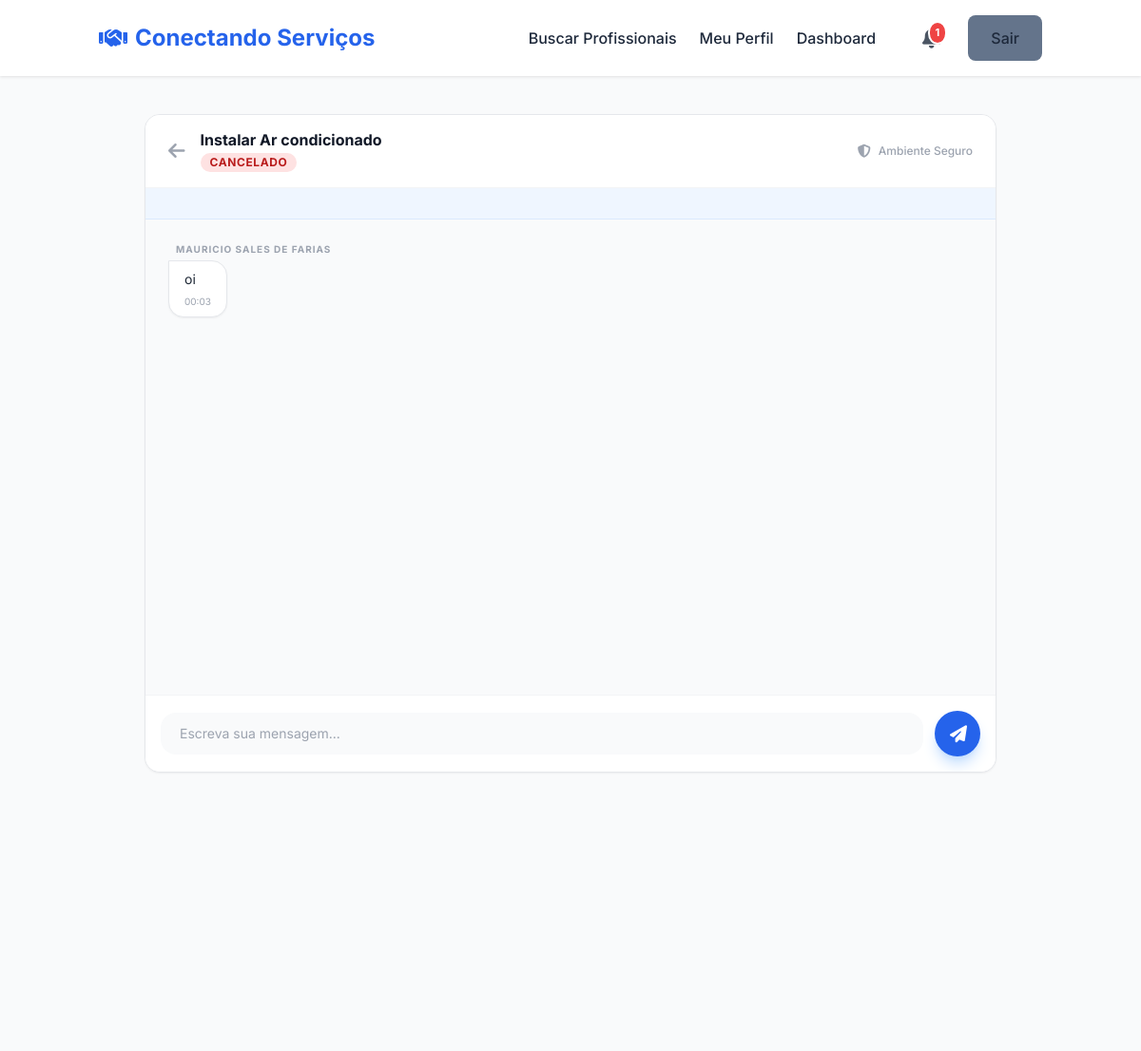
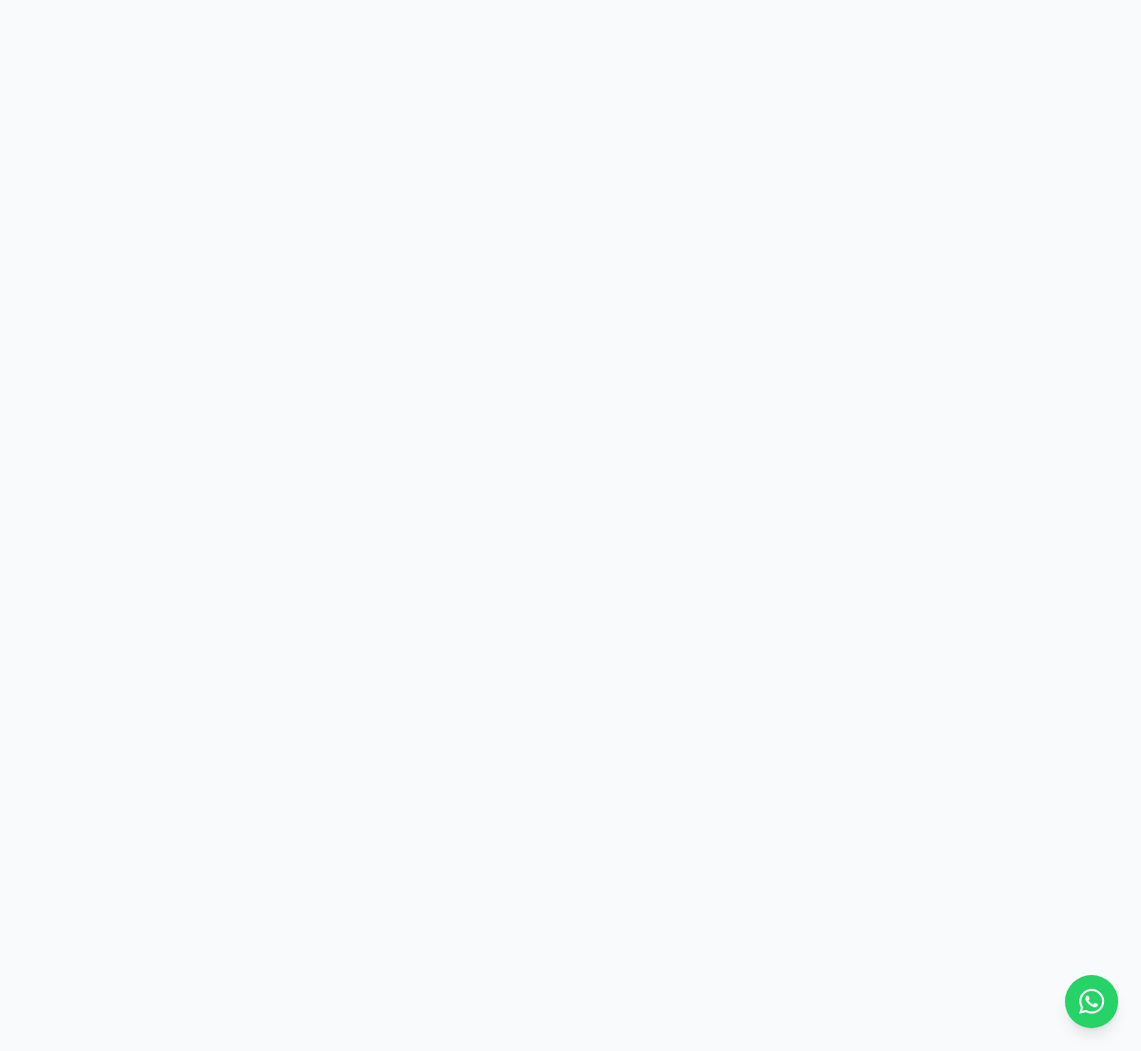
/chat/5 (signed in), run on the app's committed database (2 pictures, top to bottom).
### models.py (models this page shows, shortened)
class ServiceRequest(db.Model):
    __tablename__ = "service_requests"
    id = db.Column(db.Integer, primary_key=True)
    client_id = db.Column(db.Integer, db.ForeignKey("users.id"), nullable=False)
    professional_id = db.Column(db.Integer, db.ForeignKey("professionals.id"), nullable=False)
    title = db.Column(db.String(200))
    description = db.Column(db.Text)
    budget = db.Column(db.Float)
    final_price = db.Column(db.Float)
    preferred_date = db.Column(db.String(100))
    status = db.Column(db.String(40), default="pendente")
    created_at = db.Column(db.DateTime, default=datetime.utcnow)
    updated_at = db.Column(db.DateTime, default=datetime.utcnow, onupdate=datetime.utcnow)
    review = db.relationship(
        "Review",
        backref="service_request",
        uselist=False,
        cascade="all, delete-orphan"
    )
    messages = db.relationship(
        "Message",
        backref="request",
        lazy=True,
        cascade="all, delete-orphan"
    )

class Message(db.Model):
    __tablename__ = "messages"
    id = db.Column(db.Integer, primary_key=True)
    request_id = db.Column(db.Integer, db.ForeignKey("service_requests.id"), nullable=False)
    sender_id = db.Column(db.Integer, db.ForeignKey("users.id"), nullable=False)
    content = db.Column(db.Text, nullable=False)
    timestamp = db.Column(db.DateTime, default=datetime.utcnow)
    sender = db.relationship("User", backref="messages_sent")

class User(db.Model, UserMixin):
    __tablename__ = 'users'
    id = db.Column(db.Integer, primary_key=True)
    name = db.Column(db.String(120), nullable=False)
    cpf = db.Column(db.String(14), unique=True, nullable=False)
    email = db.Column(db.String(120), unique=True, nullable=False)
    phone = db.Column(db.String(20))
    password_hash = db.Column(db.String(255), nullable=False)
    user_type = db.Column(db.String(20), default='client')  # client / professional
    profile_image = db.Column(db.Text)  # Base64
    cep = db.Column(db.String(9))
    address = db.Column(db.String(200))
    neighborhood = db.Column(db.String(120))
    city = db.Column(db.String(120))
    state = db.Column(db.String(2))
    created_at = db.Column(db.DateTime, default=datetime.utcnow)
    professional_profile = db.relationship(
        "Professional",
        backref="user",
        uselist=False,
        cascade="all, delete-orphan"
    )
    client_requests = db.relationship(
        "ServiceRequest",
        backref="client",
        foreign_keys="ServiceRequest.client_id",
        cascade="all, delete-orphan"
    )
    reviews_given = db.relationship(
        "Review",
        backref="client",
        foreign_keys="Review.client_id",
        cascade="all, delete-orphan"
    )
    notifications = db.relationship(
        "Notification",
        backref="user",
        lazy="dynamic",
        cascade="all, delete-orphan"
    )

### app.py (the view, shortened to what this page needs)
@app.route('/chat/<int:request_id>', methods=['GET', 'POST'])
@login_required
def chat(request_id):
    service_request = ServiceRequest.query.get_or_404(request_id)
    is_client = current_user.id == service_request.client_id
    prof = Professional.query.filter_by(user_id=current_user.id).first()
    is_prof = prof and prof.id == service_request.professional_id
    if not (is_client or is_prof):
        flash('Acesso negado ao chat.', 'danger')
        return redirect(url_for('dashboard'))
    messages = Message.query.filter_by(
        request_id=request_id).order_by(Message.timestamp.asc()).all()
    return render_template('chat.html', service_request=service_request, messages=messages)

### app.py (called while the page is built)
@login_manager.user_loader
def load_user(user_id):
    try:
        return User.query.get(int(user_id))
    except Exception:
        return None

@app.context_processor
def inject_notifications():
    if current_user.is_authenticated:
        unread_notifications = current_user.notifications.filter_by(
            is_read=False).order_by(Notification.created_at.desc()).all()
        return dict(
            unread_notifications_count=len(unread_notifications),
            recent_notifications=unread_notifications[:5]
        )
    return dict(unread_notifications_count=0, recent_notifications=[])

### templates/chat.html (shortened to what this page needs)
{% extends "base.html" %}
{% block extra_css %}
<script src="https://cdn.tailwindcss.com"></script>
{% endblock %}
{% block content %}
<div class="bg-gray-50 min-h-screen py-10">
    <div class="max-w-4xl mx-auto bg-white rounded-2xl shadow-sm border border-gray-200 overflow-hidden flex flex-col">
        <div class="bg-white px-6 py-4 border-b border-gray-100 flex items-center justify-between">
            <div class="flex items-center gap-4">
                <a href="{{ url_for('dashboard') }}" class="text-gray-400 hover:text-gray-600 transition" title="Voltar">
                    <i class="fas fa-arrow-left text-xl"></i>
                </a>
                <div>
                    <h2 class="font-bold text-gray-900 leading-tight">{{ service_request.title or 'Negociação de Serviço' }}</h2>
                    <span class="inline-flex items-center px-2.5 py-0.5 rounded-full text-xs font-bold uppercase tracking-wider mt-1
                        {% if service_request.status in ['aceito', 'concluido'] %} bg-green-100 text-green-700
                        {% elif service_request.status == 'CANCELADO' %} bg-red-100 text-red-700
                        {% else %} bg-blue-100 text-blue-700 {% endif %}">
                        {{ service_request.status | replace('_', ' ') | upper }}
                    </span>
                </div>
            </div>
            <div class="flex items-center gap-2 text-gray-400">
                <i class="fas fa-shield-alt text-sm"></i>
                <span class="text-xs font-medium">Ambiente Seguro</span>
            </div>
        </div>
        <div class="bg-blue-50 p-4 border-b border-blue-100">
            {% set is_client = current_user.id == service_request.client_id %}
            {% set is_prof = current_user.user_type == 'professional' and not is_client %}
        </div>
        <div id="chat-box" class="h-[500px] overflow-y-auto bg-gray-50 p-6 flex flex-col gap-4">
            {% if messages %}
                {% for msg in messages %}
                    {% set is_me = msg.sender_id == current_user.id %}
                    <div class="flex flex-col {{ 'items-end' if is_me else 'items-start' }}">
                        {% if not is_me %}
                            <span class="text-[10px] font-bold text-gray-400 uppercase tracking-widest mb-1 ml-2">{{ msg.sender.name }}</span>
                        {% endif %}
                        <div class="max-w-[75%] px-4 py-2 shadow-sm
                            {{ 'bg-blue-600 text-white rounded-2xl rounded-tr-none' if is_me else 'bg-white border border-gray-200 text-gray-800 rounded-2xl rounded-tl-none' }}">
                            <p class="text-sm leading-relaxed">{{ msg.content }}</p>
                            <span class="text-[10px] block mt-1 {{ 'text-blue-200 text-right' if is_me else 'text-gray-400' }}">
                                {{ msg.timestamp.strftime('%H:%M') }}
                            </span>
                        </div>
                    </div>
                {% endfor %}
            {% endif %}
        </div>
        <div class="bg-white p-4 border-t border-gray-100">
            <form method="POST" class="flex gap-3 items-center">
                <input type="text" name="content" required autocomplete="off" autofocus
                    placeholder="Escreva sua mensagem..."
                    class="flex-1 bg-gray-50 border-none rounded-2xl px-5 py-3 text-sm focus:ring-2 focus:ring-blue-500 transition outline-none text-gray-700">
                <button type="submit" class="w-12 h-12 bg-blue-600 hover:bg-blue-700 text-white rounded-full flex items-center justify-center shadow-lg shadow-blue-200 transition transform active:scale-95">
                    <i class="fas fa-paper-plane text-lg ml-0.5"></i>
                </button>
            </form>
        </div>
    </div>
</div>
{% endblock %}

### static/css/style.css (style rules this page uses)
:root { --primary-color: #2563eb; --primary-dark: #1d4ed8; --secondary-color: #64748b; --success-color: #10b981; --danger-color: #ef4444; --warning-color: #f59e0b; --bg-light: #f8fafc; --text-dark: #1e293b; --text-muted: #64748b; --border-color: #e2e8f0; }
* { margin: 0; padding: 0; box-sizing: border-box; }
body { font-family: 'Inter', -apple-system, BlinkMacSystemFont, 'Segoe UI', sans-serif; color: var(--text-dark); line-height: 1.6; }

### data on the page
ServiceRequest: title "Instalar Ar condicionado", status "CANCELADO"
Message: sender.name "MAURICIO SALES DE FARIAS", content "oi", timestamp "00:03"

### other printed values
{{ unread_notifications_count }} "1"
